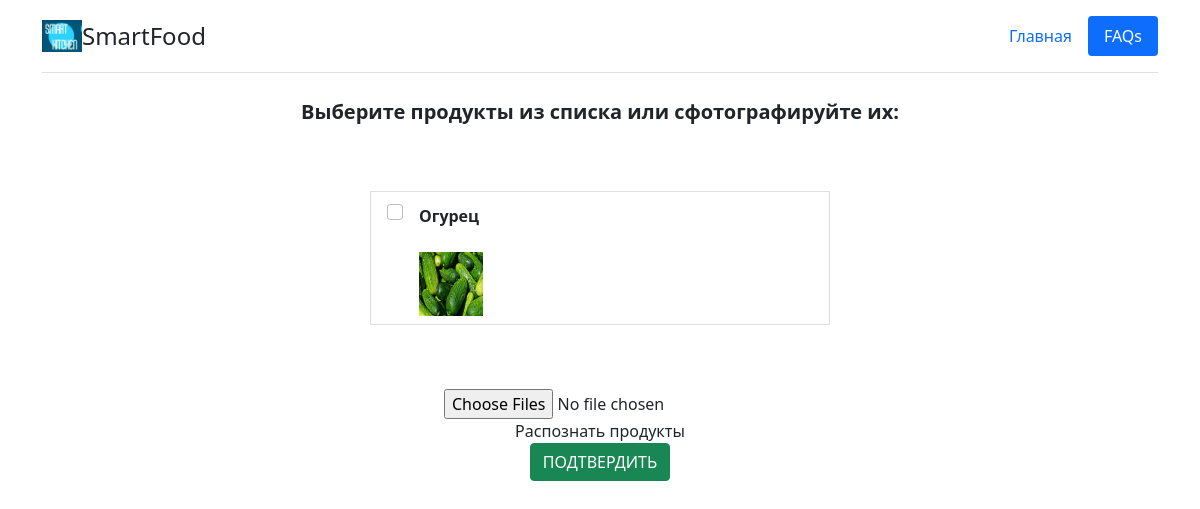
/smartfood/, run on an earlier commit of the app's database.
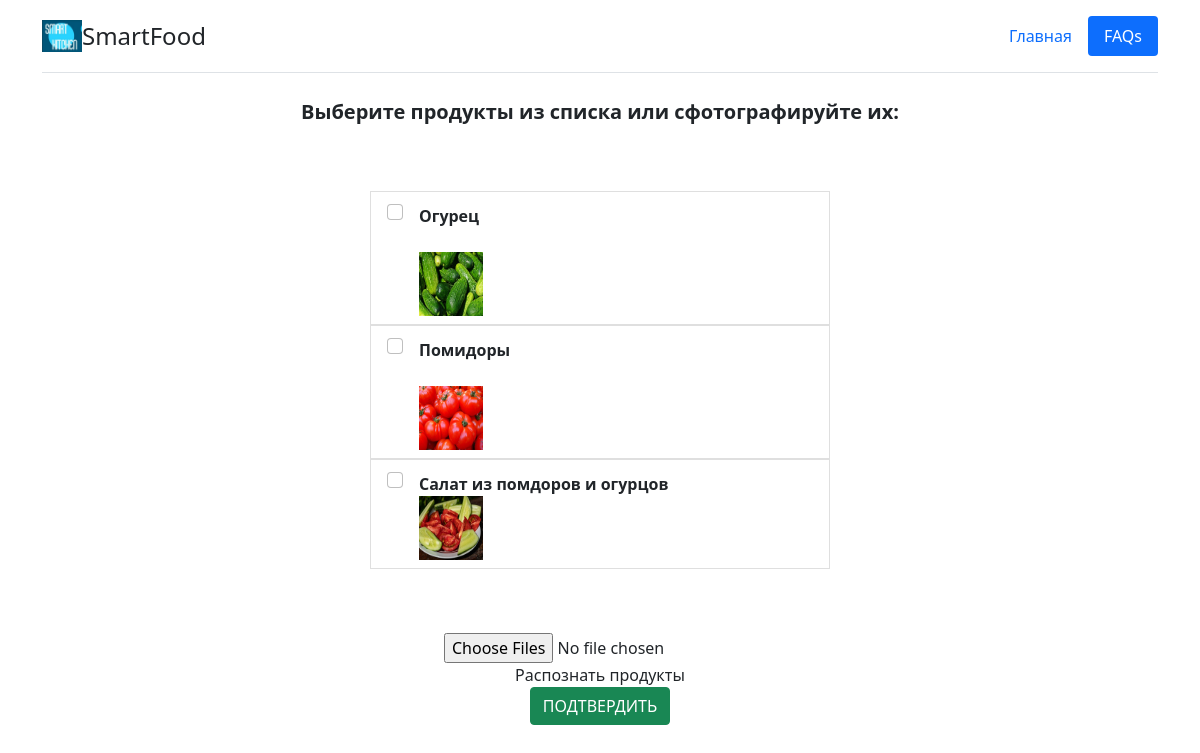
And on a later commit of the database.
### siteapp/models.py (models this page shows, shortened)
class FoodItem(models.Model):
    name = models.CharField("Название", max_length=150)
    visionname = models.CharField("Обозначение в CustomVision", max_length=150, blank=True)
    isIngredient = models.BooleanField("Может использоваться в качестве ингредиента")
    isEatable = models.BooleanField("Готово к употреблению")
    ingredients = models.ManyToManyField('self', blank=True, verbose_name="Ингредиенты")
    img = models.ImageField("Изображение", upload_to = "img/food")
    url = models.SlugField(max_length=160, unique=True)
    category = models.ForeignKey(
        FoodCategory, verbose_name="Категория", on_delete=models.SET_NULL, null=True
    )
    calories = models.PositiveIntegerField("Калории", default=10)
    fats = models.FloatField("Жиры (г)", default=0)
    carbohydrates = models.FloatField("Углеводы (г)", default=0)
    proteins = models.FloatField("Белки (г)", default=0)
    class Meta:
        verbose_name = "Еда"
        verbose_name_plural = "Список еды"
        ordering = ["name"]

### siteapp/views.py (the view)
# urls.py: path('', views.IndexView.as_view(), name='index'),
class IndexView(View):
    template = "index.html"
    def get(self, request):
        model = FoodItem.objects.all()
        foodlist = sorted(model, key=lambda instance: instance.name)
        return render(request, self.template, context={'foodlist': foodlist})

### siteapp/templates/index.html (shortened to what this page needs)
{% extends  'base.html' %}
{% load static %}
{% block body %}
    <p class="fs-5 fw-bolder text-center">Выберите продукты из списка или сфотографируйте их:</p>
    <div>
        <div class="list-group">
            {% for item in foodlist %}
                <div class="fooditem">
                    <label class="list-group-item d-flex gap-3">
                        <input class="fooditem_select form-check-input flex-shrink-0" type="checkbox" value="">
                        <span class="pt-1 form-checked-content">
                            <strong><div class="fooditem_name">{{ item.name }}</div></strong>
                            <img src="{{item.img.url}}" alt={{item.name}} width="64" height="64"></a>
                        </span>
                    </label>
                </div>
            {% endfor %}
        </div>
    </div>
    <div class="container text-center">
        <form action="" method="post" enctype="multipart/form-data" id="form" class="dropzone" id="dropzone">
            <div class="form-group">
                <input type="file" name="img" id="img" multiple />
                <div id="handleForm">Распознать продукты</div>
            </div>
        </form>
    </div>
    <div class="container text-center">
        <button id="btn_confirm_food" type="button" class="btn btn-success" data-toggle="modal" data-target="#exampleModal">
        ПОДТВЕРДИТЬ
        </button>
    </div>
{% endblock body %}

What changed in the data, as far as the page shows it:
added FoodItem: name "Помидоры", img (picture)
added FoodItem: name "Салат из помдоров и огурцов", img (picture)
